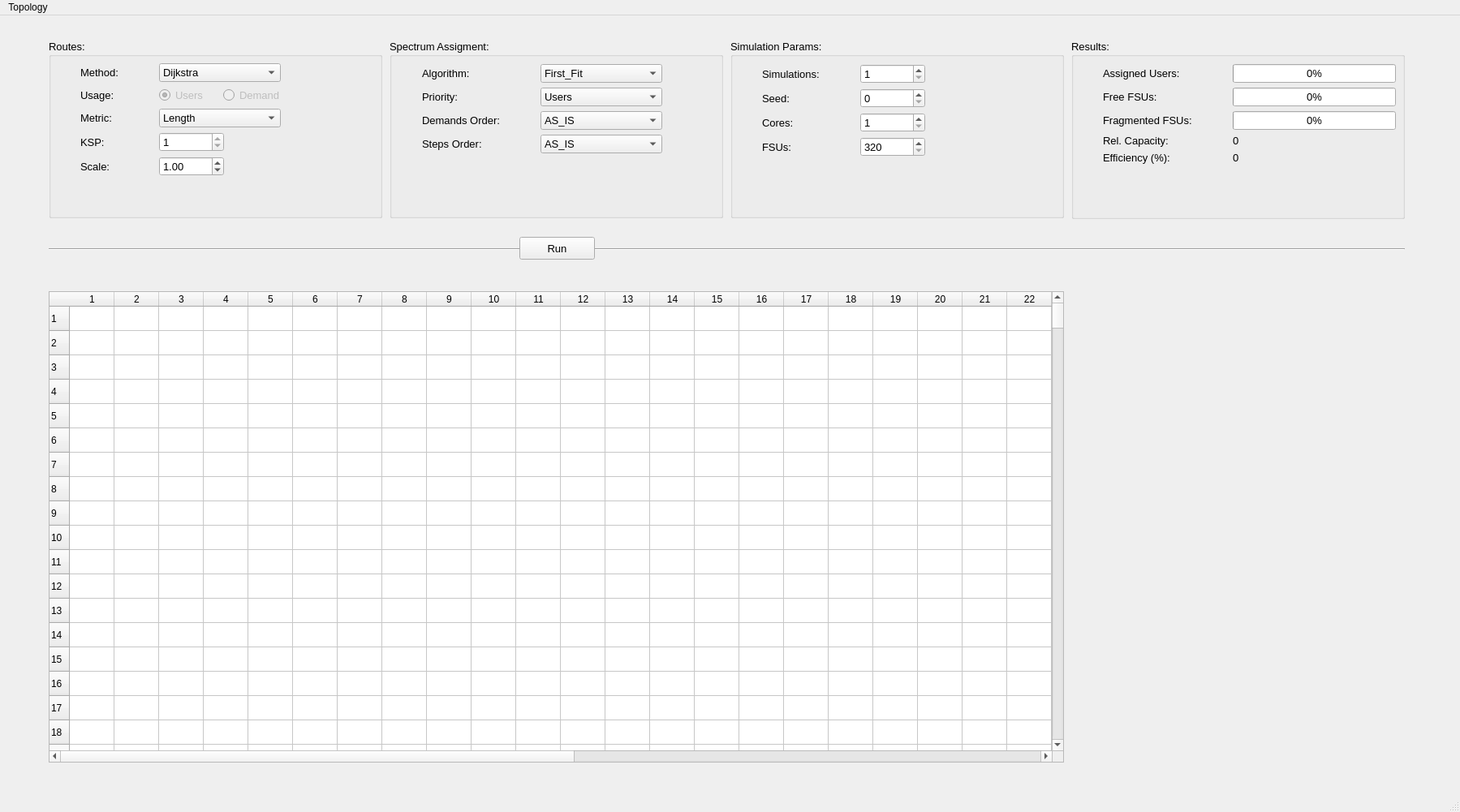
<?xml version="1.0" encoding="UTF-8"?>
<ui version="4.0">
 <class>MainWindow</class>
 <widget class="QMainWindow" name="MainWindow">
  <property name="windowModality">
   <enum>Qt::NonModal</enum>
  </property>
  <property name="geometry">
   <rect>
    <x>0</x>
    <y>0</y>
    <width>1799</width>
    <height>1001</height>
   </rect>
  </property>
  <property name="sizePolicy">
   <sizepolicy hsizetype="Maximum" vsizetype="Maximum">
    <horstretch>0</horstretch>
    <verstretch>0</verstretch>
   </sizepolicy>
  </property>
  <property name="minimumSize">
   <size>
    <width>0</width>
    <height>0</height>
   </size>
  </property>
  <property name="sizeIncrement">
   <size>
    <width>0</width>
    <height>0</height>
   </size>
  </property>
  <property name="focusPolicy">
   <enum>Qt::NoFocus</enum>
  </property>
  <property name="contextMenuPolicy">
   <enum>Qt::DefaultContextMenu</enum>
  </property>
  <property name="windowTitle">
   <string>RMLSA</string>
  </property>
  <property name="documentMode">
   <bool>false</bool>
  </property>
  <widget class="QWidget" name="centralwidget">
   <property name="sizePolicy">
    <sizepolicy hsizetype="Maximum" vsizetype="Maximum">
     <horstretch>0</horstretch>
     <verstretch>0</verstretch>
    </sizepolicy>
   </property>
   <widget class="QGroupBox" name="routesGroupBox">
    <property name="geometry">
     <rect>
      <x>60</x>
      <y>30</y>
      <width>411</width>
      <height>220</height>
     </rect>
    </property>
    <property name="font">
     <font>
      <pointsize>10</pointsize>
     </font>
    </property>
    <property name="title">
     <string>Routes:</string>
    </property>
    <widget class="QWidget" name="formLayoutWidget">
     <property name="geometry">
      <rect>
       <x>9</x>
       <y>9</y>
       <width>432</width>
       <height>201</height>
      </rect>
     </property>
     <layout class="QFormLayout" name="routesFormLayout">
      <property name="horizontalSpacing">
       <number>50</number>
      </property>
      <property name="leftMargin">
       <number>30</number>
      </property>
      <property name="topMargin">
       <number>20</number>
      </property>
      <property name="rightMargin">
       <number>10</number>
      </property>
      <property name="bottomMargin">
       <number>10</number>
      </property>
      <item row="0" column="0">
       <widget class="QLabel" name="methodlabel">
        <property name="sizeIncrement">
         <size>
          <width>0</width>
          <height>0</height>
         </size>
        </property>
        <property name="baseSize">
         <size>
          <width>0</width>
          <height>0</height>
         </size>
        </property>
        <property name="text">
         <string>Method:</string>
        </property>
       </widget>
      </item>
      <item row="0" column="1">
       <widget class="QComboBox" name="methodComboBox">
        <property name="sizePolicy">
         <sizepolicy hsizetype="Fixed" vsizetype="Fixed">
          <horstretch>0</horstretch>
          <verstretch>0</verstretch>
         </sizepolicy>
        </property>
        <property name="minimumSize">
         <size>
          <width>150</width>
          <height>0</height>
         </size>
        </property>
        <item>
         <property name="text">
          <string>Dijkstra</string>
         </property>
        </item>
        <item>
         <property name="text">
          <string>Baroni</string>
         </property>
        </item>
        <item>
         <property name="text">
          <string>Balanced</string>
         </property>
        </item>
       </widget>
      </item>
      <item row="2" column="0">
       <widget class="QLabel" name="metricLabel">
        <property name="text">
         <string>Metric:</string>
        </property>
       </widget>
      </item>
      <item row="2" column="1">
       <widget class="QComboBox" name="metricComboBox">
        <property name="sizePolicy">
         <sizepolicy hsizetype="Fixed" vsizetype="Fixed">
          <horstretch>0</horstretch>
          <verstretch>0</verstretch>
         </sizepolicy>
        </property>
        <property name="minimumSize">
         <size>
          <width>150</width>
          <height>0</height>
         </size>
        </property>
        <item>
         <property name="text">
          <string>Length</string>
         </property>
        </item>
        <item>
         <property name="text">
          <string>Steps</string>
         </property>
        </item>
       </widget>
      </item>
      <item row="3" column="0">
       <widget class="QLabel" name="kspLabel">
        <property name="text">
         <string>KSP:</string>
        </property>
       </widget>
      </item>
      <item row="3" column="1">
       <widget class="QSpinBox" name="kspSpinBox">
        <property name="enabled">
         <bool>true</bool>
        </property>
        <property name="sizePolicy">
         <sizepolicy hsizetype="Fixed" vsizetype="Fixed">
          <horstretch>0</horstretch>
          <verstretch>0</verstretch>
         </sizepolicy>
        </property>
        <property name="minimumSize">
         <size>
          <width>80</width>
          <height>0</height>
         </size>
        </property>
        <property name="minimum">
         <number>1</number>
        </property>
        <property name="maximum">
         <number>1</number>
        </property>
       </widget>
      </item>
      <item row="4" column="0">
       <widget class="QLabel" name="scaleLabel">
        <property name="text">
         <string>Scale:</string>
        </property>
       </widget>
      </item>
      <item row="4" column="1">
       <widget class="QDoubleSpinBox" name="scaleSpinBox">
        <property name="sizePolicy">
         <sizepolicy hsizetype="Fixed" vsizetype="Fixed">
          <horstretch>0</horstretch>
          <verstretch>0</verstretch>
         </sizepolicy>
        </property>
        <property name="minimumSize">
         <size>
          <width>80</width>
          <height>0</height>
         </size>
        </property>
        <property name="minimum">
         <double>0.100000000000000</double>
        </property>
        <property name="maximum">
         <double>2.000000000000000</double>
        </property>
        <property name="singleStep">
         <double>0.100000000000000</double>
        </property>
        <property name="stepType">
         <enum>QAbstractSpinBox::DefaultStepType</enum>
        </property>
        <property name="value">
         <double>1.000000000000000</double>
        </property>
       </widget>
      </item>
      <item row="1" column="0">
       <widget class="QLabel" name="usageLabel">
        <property name="text">
         <string>Usage:</string>
        </property>
       </widget>
      </item>
      <item row="1" column="1">
       <layout class="QFormLayout" name="usageFormLayout">
        <property name="sizeConstraint">
         <enum>QLayout::SetDefaultConstraint</enum>
        </property>
        <property name="horizontalSpacing">
         <number>20</number>
        </property>
        <item row="0" column="0">
         <widget class="QRadioButton" name="usersUsageRadioButton">
          <property name="enabled">
           <bool>false</bool>
          </property>
          <property name="text">
           <string>Users</string>
          </property>
          <property name="checked">
           <bool>true</bool>
          </property>
         </widget>
        </item>
        <item row="0" column="1">
         <widget class="QRadioButton" name="demandUsageRadioButtom">
          <property name="enabled">
           <bool>false</bool>
          </property>
          <property name="sizePolicy">
           <sizepolicy hsizetype="Fixed" vsizetype="Fixed">
            <horstretch>0</horstretch>
            <verstretch>0</verstretch>
           </sizepolicy>
          </property>
          <property name="text">
           <string>Demand</string>
          </property>
          <property name="checked">
           <bool>false</bool>
          </property>
         </widget>
        </item>
       </layout>
      </item>
     </layout>
    </widget>
   </widget>
   <widget class="QGroupBox" name="spectAssignmentGroupBox">
    <property name="geometry">
     <rect>
      <x>480</x>
      <y>30</y>
      <width>411</width>
      <height>220</height>
     </rect>
    </property>
    <property name="font">
     <font>
      <pointsize>10</pointsize>
     </font>
    </property>
    <property name="title">
     <string>Spectrum Assigment:</string>
    </property>
    <widget class="QWidget" name="formLayoutWidget_2">
     <property name="geometry">
      <rect>
       <x>10</x>
       <y>10</y>
       <width>401</width>
       <height>201</height>
      </rect>
     </property>
     <layout class="QFormLayout" name="spectAssignmentFormLayout">
      <property name="horizontalSpacing">
       <number>50</number>
      </property>
      <property name="leftMargin">
       <number>30</number>
      </property>
      <property name="topMargin">
       <number>20</number>
      </property>
      <property name="rightMargin">
       <number>10</number>
      </property>
      <property name="bottomMargin">
       <number>10</number>
      </property>
      <item row="0" column="0">
       <widget class="QLabel" name="algorithmLabel">
        <property name="text">
         <string>Algorithm:</string>
        </property>
       </widget>
      </item>
      <item row="0" column="1">
       <widget class="QComboBox" name="algorithmComboBox">
        <property name="sizePolicy">
         <sizepolicy hsizetype="Fixed" vsizetype="Fixed">
          <horstretch>0</horstretch>
          <verstretch>0</verstretch>
         </sizepolicy>
        </property>
        <property name="minimumSize">
         <size>
          <width>150</width>
          <height>0</height>
         </size>
        </property>
        <item>
         <property name="text">
          <string>First_Fit</string>
         </property>
        </item>
        <item>
         <property name="text">
          <string>Parcel_Fit</string>
         </property>
        </item>
        <item>
         <property name="text">
          <string>Sliding_Fit</string>
         </property>
        </item>
        <item>
         <property name="text">
          <string>Topology_Fit</string>
         </property>
        </item>
       </widget>
      </item>
      <item row="1" column="0">
       <widget class="QLabel" name="priorityLabel">
        <property name="text">
         <string>Priority:</string>
        </property>
       </widget>
      </item>
      <item row="1" column="1">
       <widget class="QComboBox" name="priorityComboBox">
        <property name="sizePolicy">
         <sizepolicy hsizetype="Fixed" vsizetype="Fixed">
          <horstretch>0</horstretch>
          <verstretch>0</verstretch>
         </sizepolicy>
        </property>
        <property name="minimumSize">
         <size>
          <width>150</width>
          <height>0</height>
         </size>
        </property>
        <item>
         <property name="text">
          <string>Users</string>
         </property>
        </item>
        <item>
         <property name="text">
          <string>Paths</string>
         </property>
        </item>
       </widget>
      </item>
      <item row="2" column="0">
       <widget class="QLabel" name="demandsLabel">
        <property name="text">
         <string>Demands Order:</string>
        </property>
       </widget>
      </item>
      <item row="2" column="1">
       <widget class="QComboBox" name="demandsComboBox">
        <property name="sizePolicy">
         <sizepolicy hsizetype="Fixed" vsizetype="Fixed">
          <horstretch>0</horstretch>
          <verstretch>0</verstretch>
         </sizepolicy>
        </property>
        <property name="minimumSize">
         <size>
          <width>150</width>
          <height>0</height>
         </size>
        </property>
        <item>
         <property name="text">
          <string>AS_IS</string>
         </property>
        </item>
        <item>
         <property name="text">
          <string>ASCENDING</string>
         </property>
        </item>
        <item>
         <property name="text">
          <string>DESCENDING</string>
         </property>
        </item>
        <item>
         <property name="text">
          <string>RANDOM</string>
         </property>
        </item>
        <item>
         <property name="text">
          <string>IN_LOOP</string>
         </property>
        </item>
       </widget>
      </item>
      <item row="3" column="0">
       <widget class="QLabel" name="stepsLabel">
        <property name="text">
         <string>Steps Order:</string>
        </property>
       </widget>
      </item>
      <item row="3" column="1">
       <widget class="QComboBox" name="stepsComboBox">
        <property name="sizePolicy">
         <sizepolicy hsizetype="Fixed" vsizetype="Fixed">
          <horstretch>0</horstretch>
          <verstretch>0</verstretch>
         </sizepolicy>
        </property>
        <property name="minimumSize">
         <size>
          <width>150</width>
          <height>0</height>
         </size>
        </property>
        <item>
         <property name="text">
          <string>AS_IS</string>
         </property>
        </item>
        <item>
         <property name="text">
          <string>ASCENDING</string>
         </property>
        </item>
        <item>
         <property name="text">
          <string>DESCENDING</string>
         </property>
        </item>
        <item>
         <property name="text">
          <string>RANDOM</string>
         </property>
        </item>
        <item>
         <property name="text">
          <string>IN_LOOP</string>
         </property>
        </item>
       </widget>
      </item>
     </layout>
    </widget>
   </widget>
   <widget class="QGroupBox" name="simsGroupBox">
    <property name="geometry">
     <rect>
      <x>900</x>
      <y>30</y>
      <width>411</width>
      <height>220</height>
     </rect>
    </property>
    <property name="font">
     <font>
      <pointsize>10</pointsize>
     </font>
    </property>
    <property name="title">
     <string>Simulation Params:</string>
    </property>
    <widget class="QWidget" name="formLayoutWidget_3">
     <property name="geometry">
      <rect>
       <x>9</x>
       <y>10</y>
       <width>401</width>
       <height>201</height>
      </rect>
     </property>
     <layout class="QFormLayout" name="simsFormLayout">
      <property name="horizontalSpacing">
       <number>50</number>
      </property>
      <property name="leftMargin">
       <number>30</number>
      </property>
      <property name="topMargin">
       <number>20</number>
      </property>
      <property name="rightMargin">
       <number>10</number>
      </property>
      <property name="bottomMargin">
       <number>10</number>
      </property>
      <item row="0" column="0">
       <widget class="QLabel" name="simulationsLabel">
        <property name="text">
         <string>Simulations:</string>
        </property>
       </widget>
      </item>
      <item row="0" column="1">
       <widget class="QSpinBox" name="simulationSpinBox">
        <property name="sizePolicy">
         <sizepolicy hsizetype="Fixed" vsizetype="Fixed">
          <horstretch>0</horstretch>
          <verstretch>0</verstretch>
         </sizepolicy>
        </property>
        <property name="minimumSize">
         <size>
          <width>80</width>
          <height>0</height>
         </size>
        </property>
        <property name="minimum">
         <number>1</number>
        </property>
        <property name="maximum">
         <number>1000</number>
        </property>
       </widget>
      </item>
      <item row="1" column="0">
       <widget class="QLabel" name="seedLabel">
        <property name="text">
         <string>Seed:</string>
        </property>
       </widget>
      </item>
      <item row="1" column="1">
       <widget class="QSpinBox" name="seedSpinBox">
        <property name="sizePolicy">
         <sizepolicy hsizetype="Fixed" vsizetype="Fixed">
          <horstretch>0</horstretch>
          <verstretch>0</verstretch>
         </sizepolicy>
        </property>
        <property name="minimumSize">
         <size>
          <width>80</width>
          <height>0</height>
         </size>
        </property>
       </widget>
      </item>
      <item row="2" column="0">
       <widget class="QLabel" name="coresLabel">
        <property name="text">
         <string>Cores:</string>
        </property>
       </widget>
      </item>
      <item row="2" column="1">
       <widget class="QSpinBox" name="coresSpinBox">
        <property name="sizePolicy">
         <sizepolicy hsizetype="Fixed" vsizetype="Fixed">
          <horstretch>0</horstretch>
          <verstretch>0</verstretch>
         </sizepolicy>
        </property>
        <property name="minimumSize">
         <size>
          <width>80</width>
          <height>0</height>
         </size>
        </property>
        <property name="minimum">
         <number>1</number>
        </property>
        <property name="maximum">
         <number>10</number>
        </property>
       </widget>
      </item>
      <item row="3" column="0">
       <widget class="QLabel" name="fsusLabel">
        <property name="text">
         <string>FSUs:</string>
        </property>
       </widget>
      </item>
      <item row="3" column="1">
       <widget class="QSpinBox" name="fsusSpinBox">
        <property name="sizePolicy">
         <sizepolicy hsizetype="Fixed" vsizetype="Fixed">
          <horstretch>0</horstretch>
          <verstretch>0</verstretch>
         </sizepolicy>
        </property>
        <property name="minimumSize">
         <size>
          <width>80</width>
          <height>0</height>
         </size>
        </property>
        <property name="minimum">
         <number>320</number>
        </property>
        <property name="maximum">
         <number>5000</number>
        </property>
       </widget>
      </item>
     </layout>
    </widget>
   </widget>
   <widget class="QTableWidget" name="assignationResultTableWidget">
    <property name="geometry">
     <rect>
      <x>60</x>
      <y>340</y>
      <width>1251</width>
      <height>581</height>
     </rect>
    </property>
    <property name="rowCount">
     <number>320</number>
    </property>
    <property name="columnCount">
     <number>42</number>
    </property>
    <attribute name="horizontalHeaderCascadingSectionResizes">
     <bool>false</bool>
    </attribute>
    <attribute name="horizontalHeaderMinimumSectionSize">
     <number>50</number>
    </attribute>
    <attribute name="horizontalHeaderDefaultSectionSize">
     <number>55</number>
    </attribute>
    <attribute name="horizontalHeaderHighlightSections">
     <bool>true</bool>
    </attribute>
    <attribute name="verticalHeaderVisible">
     <bool>true</bool>
    </attribute>
    <row/>
    <row/>
    <row/>
    <row/>
    <row/>
    <row/>
    <row/>
    <row/>
    <row/>
    <row/>
    <row/>
    <row/>
    <row/>
    <row/>
    <row/>
    <row/>
    <row/>
    <row/>
    <row/>
    <row/>
    <row/>
    <row/>
    <row/>
    <row/>
    <row/>
    <row/>
    <row/>
    <row/>
    <row/>
    <row/>
    <row/>
    <row/>
    <row/>
    <row/>
    <row/>
    <row/>
    <row/>
    <row/>
    <row/>
    <row/>
    <row/>
    <row/>
    <row/>
    <row/>
    <row/>
    <row/>
    <row/>
    <row/>
    <row/>
    <row/>
    <row/>
    <row/>
    <row/>
    <row/>
    <row/>
    <row/>
    <row/>
    <row/>
    <row/>
    <row/>
    <row/>
    <row/>
    <row/>
    <row/>
    <row/>
    <row/>
    <row/>
    <row/>
    <row/>
    <row/>
    <row/>
    <row/>
    <row/>
    <row/>
    <row/>
    <row/>
    <row/>
    <row/>
    <row/>
    <row/>
    <row/>
    <row/>
    <row/>
    <row/>
    <row/>
    <row/>
    <row/>
    <row/>
    <row/>
    <row/>
    <row/>
    <row/>
    <row/>
    <row/>
    <row/>
    <row/>
    <row/>
    <row/>
    <row/>
    <row/>
    <row/>
    <row/>
    <row/>
    <row/>
    <row/>
    <row/>
    <row/>
    <row/>
    <row/>
    <row/>
    <row/>
    <row/>
    <row/>
    <row/>
    <row/>
    <row/>
    <row/>
    <row/>
    <row/>
    <row/>
    <row/>
    <row/>
    <row/>
    <row/>
    <row/>
    <row/>
    <row/>
    <row/>
    <row/>
    <row/>
    <row/>
    <row/>
    <row/>
    <row/>
    <row/>
    <row/>
    <row/>
    <row/>
    <row/>
    <row/>
    <row/>
    <row/>
    <row/>
    <row/>
    <row/>
    <row/>
    <row/>
    <row/>
    <row/>
    <row/>
    <row/>
    <row/>
    <row/>
    <row/>
    <row/>
    <row/>
    <row/>
    <row/>
    <row/>
    <row/>
    <row/>
    <row/>
    <row/>
    <row/>
    <row/>
    <row/>
    <row/>
    <row/>
    <row/>
    <row/>
    <row/>
    <row/>
    <row/>
    <row/>
    <row/>
    <row/>
    <row/>
    <row/>
    <row/>
    <row/>
    <row/>
    <row/>
    <row/>
    <row/>
    <row/>
    <row/>
    <row/>
    <row/>
    <row/>
    <row/>
    <row/>
    <row/>
    <row/>
    <row/>
    <row/>
    <row/>
    <row/>
    <row/>
    <row/>
    <row/>
    <row/>
    <row/>
    <row/>
    <row/>
    <row/>
    <row/>
    <row/>
    <row/>
    <row/>
    <row/>
    <row/>
    <row/>
    <row/>
    <row/>
    <row/>
    <row/>
    <row/>
    <row/>
    <row/>
    <row/>
    <row/>
    <row/>
    <row/>
    <row/>
    <row/>
    <row/>
    <row/>
    <row/>
    <row/>
    <row/>
    <row/>
    <row/>
    <row/>
    <row/>
    <row/>
    <row/>
    <row/>
    <row/>
    <row/>
    <row/>
    <row/>
    <row/>
    <row/>
    <row/>
    <row/>
    <row/>
    <row/>
    <row/>
    <row/>
    <row/>
    <row/>
    <row/>
    <row/>
    <row/>
    <row/>
    <row/>
    <row/>
    <row/>
    <row/>
    <row/>
    <row/>
    <row/>
    <row/>
    <row/>
    <row/>
    <row/>
    <row/>
    <row/>
    <row/>
    <row/>
    <row/>
    <row/>
    <row/>
    <row/>
    <row/>
    <row/>
    <row/>
    <row/>
    <row/>
    <row/>
    <row/>
    <row/>
    <row/>
    <row/>
    <row/>
    <row/>
    <row/>
    <row/>
    <row/>
    <row/>
    <row/>
    <row/>
    <row/>
    <row/>
    <row/>
    <row/>
    <row/>
    <row/>
    <row/>
    <row/>
    <row/>
    <row/>
    <row/>
    <row/>
    <row/>
    <row/>
    <row/>
    <row/>
    <row/>
    <row/>
    <row/>
    <row/>
    <row/>
    <row/>
    <row/>
    <row/>
    <row/>
    <row/>
    <row/>
    <row/>
    <column/>
    <column/>
    <column/>
    <column/>
    <column/>
    <column/>
    <column/>
    <column/>
    <column/>
    <column/>
    <column/>
    <column/>
    <column/>
    <column/>
    <column/>
    <column/>
    <column/>
    <column/>
    <column/>
    <column/>
    <column/>
    <column/>
    <column/>
    <column/>
    <column/>
    <column/>
    <column/>
    <column/>
    <column/>
    <column/>
    <column/>
    <column/>
    <column/>
    <column/>
    <column/>
    <column/>
    <column/>
    <column/>
    <column/>
    <column/>
    <column/>
    <column/>
   </widget>
   <widget class="Line" name="separatorLine">
    <property name="geometry">
     <rect>
      <x>60</x>
      <y>280</y>
      <width>1671</width>
      <height>16</height>
     </rect>
    </property>
    <property name="orientation">
     <enum>Qt::Horizontal</enum>
    </property>
   </widget>
   <widget class="QGroupBox" name="resultsGroupBox">
    <property name="geometry">
     <rect>
      <x>1320</x>
      <y>30</y>
      <width>411</width>
      <height>221</height>
     </rect>
    </property>
    <property name="font">
     <font>
      <pointsize>10</pointsize>
     </font>
    </property>
    <property name="title">
     <string>Results:</string>
    </property>
    <widget class="QWidget" name="formLayoutWidget_4">
     <property name="geometry">
      <rect>
       <x>9</x>
       <y>10</y>
       <width>401</width>
       <height>278</height>
      </rect>
     </property>
     <layout class="QFormLayout" name="resultsFormLayout">
      <property name="horizontalSpacing">
       <number>50</number>
      </property>
      <property name="leftMargin">
       <number>30</number>
      </property>
      <property name="topMargin">
       <number>20</number>
      </property>
      <property name="rightMargin">
       <number>10</number>
      </property>
      <property name="bottomMargin">
       <number>10</number>
      </property>
      <item row="0" column="0">
       <widget class="QLabel" name="assignedLabel">
        <property name="text">
         <string>Assigned Users:</string>
        </property>
       </widget>
      </item>
      <item row="0" column="1">
       <widget class="QProgressBar" name="assignedProgressBar">
        <property name="value">
         <number>0</number>
        </property>
        <property name="alignment">
         <set>Qt::AlignCenter</set>
        </property>
       </widget>
      </item>
      <item row="1" column="0">
       <widget class="QLabel" name="freeLabel">
        <property name="text">
         <string>Free FSUs:</string>
        </property>
       </widget>
      </item>
      <item row="1" column="1">
       <widget class="QProgressBar" name="freeProgressBar">
        <property name="value">
         <number>0</number>
        </property>
        <property name="alignment">
         <set>Qt::AlignCenter</set>
        </property>
       </widget>
      </item>
      <item row="2" column="0">
       <widget class="QLabel" name="fragementedLabel">
        <property name="text">
         <string>Fragmented FSUs:</string>
        </property>
       </widget>
      </item>
      <item row="2" column="1">
       <widget class="QProgressBar" name="fragmentedProgressBar">
        <property name="value">
         <number>0</number>
        </property>
        <property name="alignment">
         <set>Qt::AlignCenter</set>
        </property>
        <property name="orientation">
         <enum>Qt::Horizontal</enum>
        </property>
        <property name="format">
         <string>%p%</string>
        </property>
       </widget>
      </item>
      <item row="3" column="0">
       <widget class="QLabel" name="relCapacityLabel">
        <property name="text">
         <string>Rel. Capacity:</string>
        </property>
       </widget>
      </item>
      <item row="3" column="1">
       <widget class="QLabel" name="relCapacityResultLabel">
        <property name="text">
         <string>0</string>
        </property>
       </widget>
      </item>
      <item row="4" column="0">
       <widget class="QLabel" name="efficiencyLabel">
        <property name="text">
         <string>Efficiency (%):</string>
        </property>
       </widget>
      </item>
      <item row="4" column="1">
       <widget class="QLabel" name="efficiencyResultlabel">
        <property name="text">
         <string>0</string>
        </property>
       </widget>
      </item>
     </layout>
    </widget>
   </widget>
   <widget class="QPushButton" name="pushButton">
    <property name="geometry">
     <rect>
      <x>640</x>
      <y>273</y>
      <width>93</width>
      <height>28</height>
     </rect>
    </property>
    <property name="font">
     <font>
      <pointsize>10</pointsize>
     </font>
    </property>
    <property name="text">
     <string>Run</string>
    </property>
   </widget>
  </widget>
  <widget class="QMenuBar" name="menubar">
   <property name="geometry">
    <rect>
     <x>0</x>
     <y>0</y>
     <width>1799</width>
     <height>26</height>
    </rect>
   </property>
   <widget class="QMenu" name="menuFile">
    <property name="title">
     <string>Topology</string>
    </property>
    <addaction name="separator"/>
    <addaction name="actionLoad"/>
    <addaction name="actionSave"/>
   </widget>
   <addaction name="menuFile"/>
  </widget>
  <widget class="QStatusBar" name="statusbar"/>
  <action name="actionLoad">
   <property name="text">
    <string>Load</string>
   </property>
  </action>
  <action name="actionSave">
   <property name="text">
    <string>Save</string>
   </property>
  </action>
 </widget>
 <resources/>
 <connections/>
</ui>
